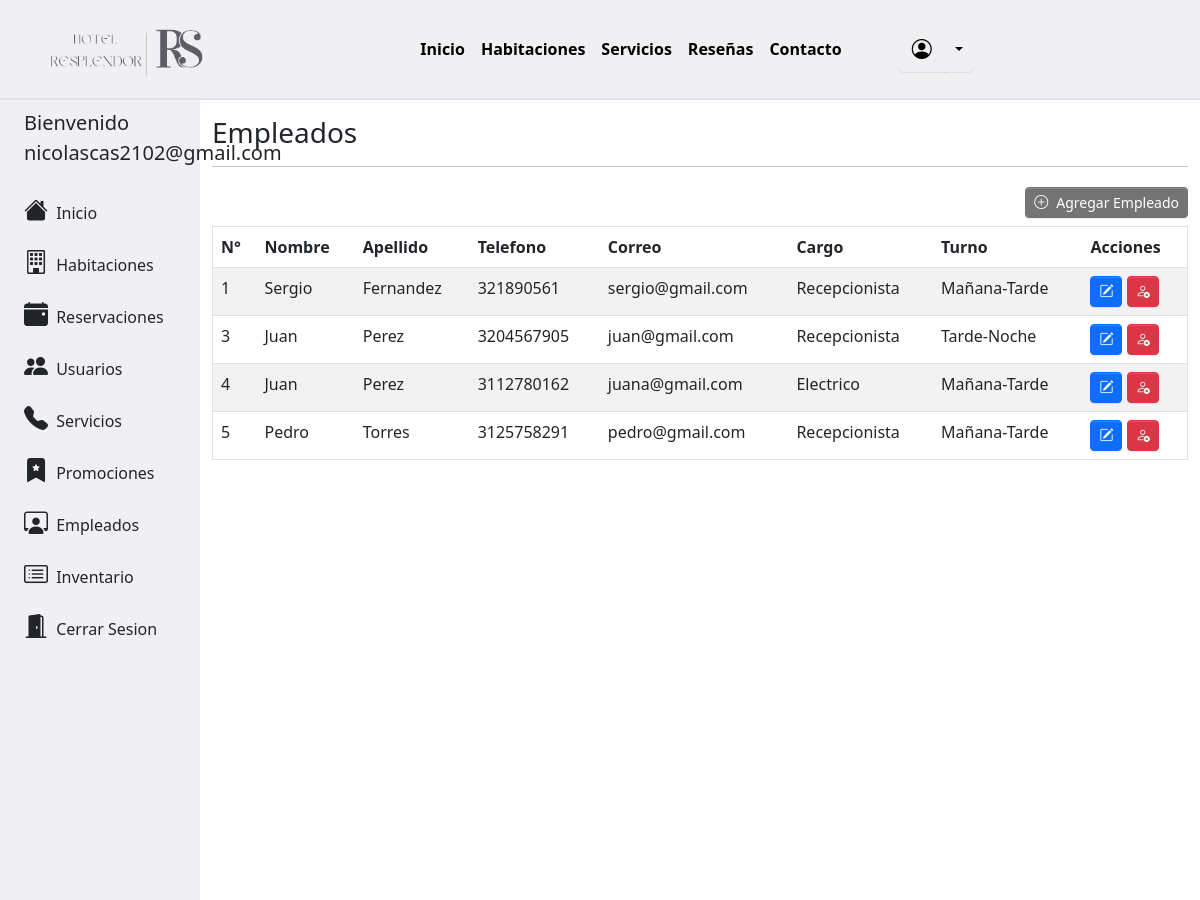
Screenshot of /admin_empleados/empleados.php (signed in) with the database file from the repository.
### tables this page shows
CREATE TABLE `empleado` (
  `id_empleado` int(11) NOT NULL,
  `id_cargo_empleado` int(11) NOT NULL,
  `id_turno_empleados` int(11) NOT NULL,
  `id_tipo_contrato` int(11) NOT NULL,
  `nombre_empleado` varchar(25) NOT NULL,
  `apellido_empleado` varchar(25) NOT NULL,
  `documento` varchar(25) NOT NULL,
  `telefono` varchar(25) NOT NULL,
  `correo` varchar(25) NOT NULL,
  `sueldo` varchar(25) NOT NULL,
  `estado` varchar(25) NOT NULL
);

CREATE TABLE `cargo_empleado` (
  `id_cargo_empleado` int(11) NOT NULL,
  `cargo_empleado` varchar(25) NOT NULL
);

CREATE TABLE `turnos_empleados` (
  `id_turno_empleados` int(11) NOT NULL,
  `jornada` varchar(25) NOT NULL,
  `entrada` time NOT NULL,
  `salida` time NOT NULL
);

### admin_empleados/empleados.php (the view, shortened to what this page needs)
<!DOCTYPE html>
<html>
    <head>
        <link rel="stylesheet" href="../css/custom.css">
        <link rel="stylesheet" href="../libs/bootstrap-icons/bootstrap-icons.css">
        <link href="https://cdn.datatables.net/v/bs5/dt-1.13.4/datatables.min.css" rel="stylesheet"/>
        <link href="https://cdn.jsdelivr.net/npm/bootstrap@5.3.0-alpha3/dist/css/bootstrap.min.css" rel="stylesheet">
    </head>
    <body>
        <?php
            include '../modules/menu.php';
        ?>
        <div class="container-fluid">
            <div class="row flex-nowrap">
                <?php
                    include '../modules/sidebar_admin.php';
                ?>
                <div class="col-xl-10 col-sm-8 col-md-9 py-3">
                    <h3>Empleados</h3>
                    <hr>
                    <div class="row mb-2">
                        <div class="col-lg-12 col-sm-12 text-end">
                            <a class='btn btn-info btn-sm mt-1' href='http://localhost/hotel/admin_empleados/registrar_empleado.php' type='submit' id='btnActualizar' value='".$fila["id_habitacion"]."'><i class='bi bi-plus-circle me-2'></i>Agregar Empleado</a>
                        </div>
                    </div>
                    <?php
                        $conexion = new Conexion();
                        $con = $conexion->conectarDB();
                        $sql = "SELECT e.id_empleado, e.nombre_empleado, e.apellido_empleado, e.telefono, e.correo, c.id_cargo_empleado, c.cargo_empleado, t.jornada
                        FROM empleado e JOIN cargo_empleado c
                        ON e.id_cargo_empleado = c.id_cargo_empleado
                        JOIN turnos_empleados t
                        ON  e.id_turno_empleados = t.id_turno_empleados
                        WHERE e.estado='Activo' ORDER BY id_empleado";
                        $resultset = $con->query($sql);
                    ?>
                    <table class="table table-hover table-striped border" id="tabla" >
                        <thead>
                            <tr><th>N°</th><th>Nombre</th><th>Apellido</th><th>Telefono</th><th>Correo</th><th>Cargo</th><th>Turno</th><th>Acciones</th></tr>
                        </thead>
                        <tbody>
                        <?php
                            if($resultset->num_rows>0){
                                while($fila = $resultset->fetch_assoc()){
                                    echo "<tr id='tabla' class='articulo'><td>".$fila["id_empleado"]."</td><td>".$fila["nombre_empleado"]."</td><td>".$fila["apellido_empleado"]."</td><td>".$fila["telefono"]."</td><td>".$fila["correo"]."</td><td>".$fila["cargo_empleado"]."</td><td>".$fila["jornada"]."</td>
                                    <td><a class='btn btn-primary btn-sm' href='http://localhost/hotel/admin_empleados/actualizar_empleado.php?id=".$fila['id_empleado']."' type='submit' id='btnActualizar' value='".$fila["id_empleado"]."'><i class='bi bi-pencil-square'></i> </a>
                                    <button class='btn btn-danger btn-sm' type='submit' id='btnEliminar' onclick='confirmar(this.value)' value='".$fila["id_empleado"]."'><i class='bi bi-person-x'></i>  </button></td>
                                  </tr>";
                                }
                            }
                        ?>
                        </tbody>
                    </table>
                </div>
            </div>
        </div>
    </body>
</html>

### rows the page displays
empleado: id_empleado "1", nombre_empleado "Sergio", apellido_empleado "Fernandez", telefono "321890561", correo "sergio@gmail.com", id_cargo_empleado.cargo_empleado "Recepcionista", id_turno_empleados.jornada "Mañana-Tarde"
empleado: id_empleado "3", nombre_empleado "Juan", apellido_empleado "Perez", telefono "3204567905", correo "juan@gmail.com", id_cargo_empleado.cargo_empleado "Recepcionista", id_turno_empleados.jornada "Tarde-Noche"
empleado: id_empleado "4", nombre_empleado "Juan", apellido_empleado "Perez", telefono "3112780162", correo "juana@gmail.com", id_cargo_empleado.cargo_empleado "Electrico", id_turno_empleados.jornada "Mañana-Tarde"
empleado: id_empleado "5", nombre_empleado "Pedro", apellido_empleado "Torres", telefono "3125758291", correo "pedro@gmail.com", id_cargo_empleado.cargo_empleado "Recepcionista", id_turno_empleados.jornada "Mañana-Tarde"

### other values shown
$_SESSION["Admin"] "nicolascas2102@gmail.com"
